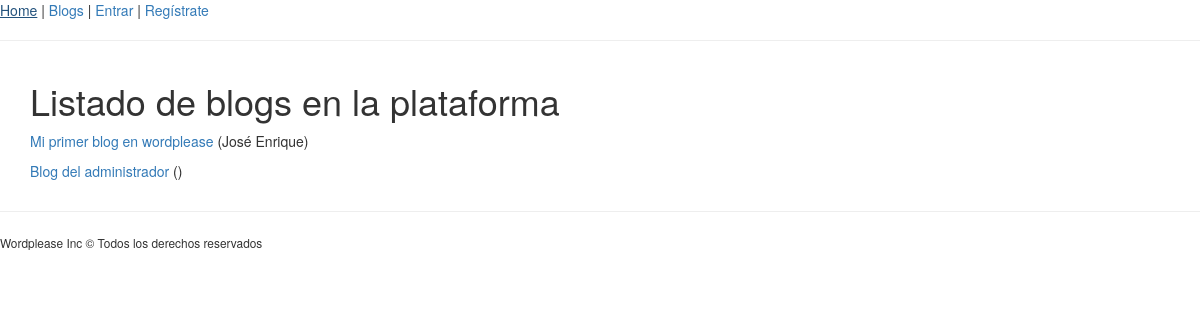
The app's page /blogs, older data.
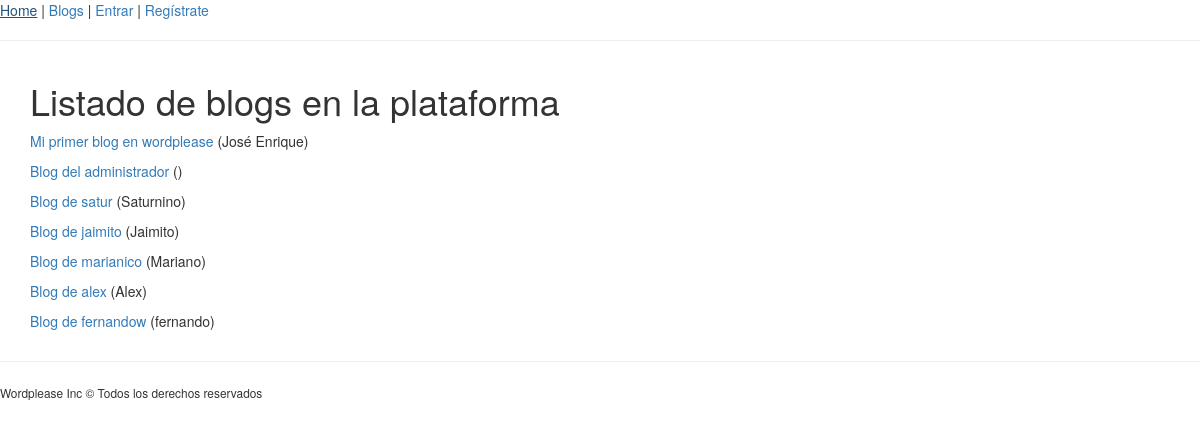
The same page, newer data.
### blogs/models.py (models this page shows, shortened)
class Blog(models.Model):
    owner = models.OneToOneField(User)
    title = models.TextField(max_length=150)
    description = models.TextField(max_length=400)
    created_at = models.DateTimeField(auto_now_add=True)
    modified_at = models.DateTimeField(auto_now=True)

### blogs/views.py (the view)
# urls.py: url(r'^blogs$', BlogUserView.as_view(), name='blogs_home'),
class BlogUserView(View):
    def get(self, request):
        blogs = Blog.objects.all()
        context = {
            'blogs': blogs
        }
        return render(request, 'blogs/blogs.html', context)

### blogs/templates/blogs/blogs.html (shortened to what this page needs)
{% extends 'base.html' %}
{% block section %}
    <h1>Listado de blogs en la plataforma</h1>
    {% if blogs|length > 0 %}
        {%for blog in blogs %}
            <p>
                <a href="blog/{{ blog.pk }}">
                    {{ blog.title }}
                </a>
                ({{ blog.owner.first_name }})
            </p>
        {% endfor %}
    {% else %}
        No existe ningún blog en este momento.
    {% endif %}
{% endblock %}

### wordplease/templates/base.html (shortened to what this page needs)
{% load staticfiles %}
<!DOCTYPE html>
<html lang="es">
<head>
    <link href="{% static 'css/bootstrap.min.css' %}" rel="stylesheet">
    <link href="{% static 'css/bootstrap-theme.min.css' %}" rel="stylesheet">
</head>
<body>
    <nav>
        <a href="{% url 'wordplease_home' %}">Home</a>
        |
        <a href="{% url 'blogs_home' %}">Blogs</a>
        |
        {% if  user.is_authenticated %}
            <a href="{% url 'create_post' %}">Nuevo post</a>
            |
            <a href="{% url 'users_logout' %}">Salir</a>
        {% else %}
            <a href="{% url 'users_login' %}">Entrar</a>
            |
            <a href="{% url 'users_signup' %}">Regístrate</a>
        {% endif %}
    </nav>
    <hr>
    <section class="container">
        {% block section %} {% endblock %}
    </section>
    <hr>
    <small>Wordplease Inc &copy; Todos los derechos reservados</small>
</body>
</html>

Row changes from the older to the newer data that the page shows:
added Blog: title "Blog de satur", owner.first_name "Saturnino"
added Blog: title "Blog de jaimito", owner.first_name "Jaimito"
added Blog: title "Blog de marianico", owner.first_name "Mariano"
added Blog: title "Blog de alex", owner.first_name "Alex"
added Blog: title "Blog de fernandow", owner.first_name "fernando"
